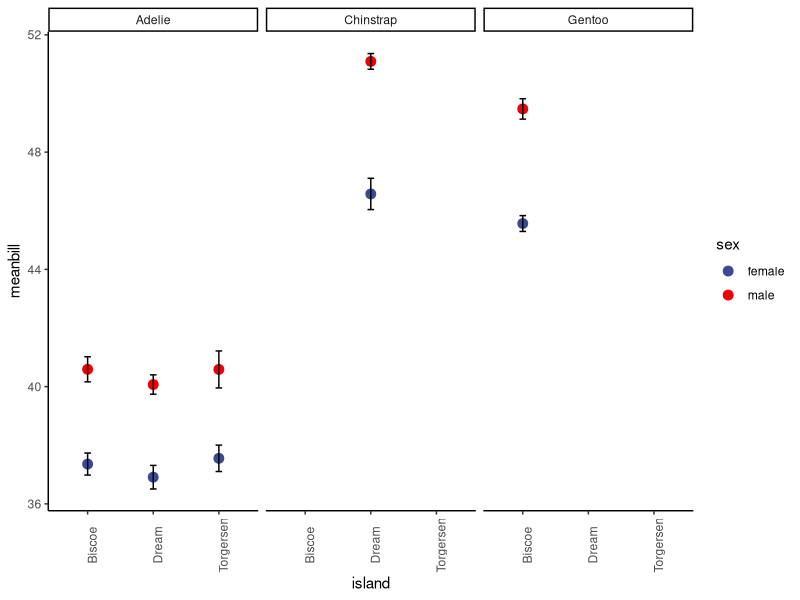

Write R code to recreate this figure.
## ---- chunk 1
#| warning: false
library(tidyverse)
library(palmerpenguins) #for practice data :)
## ---- chunk 2
head(penguins)

#pseudocode / logic: look at dataframe penguins AND THEN (%>%) select() species and bill length AND THEN (%>%) filter by chinstrap

pipepen<- penguins %>% #first step of the pipe is to call the orignal dataframe so we can modify it!
  select(species, bill_length_mm)%>% #selected our columns
  filter(species == 'Chinstrap') #filtered for chinstrap

head(pipepen) #it worked! We didn't have to mess with intermediate dataframes and we got exactly what we needed :)

## ---- chunk 3
mpgpercyl<-mtcars%>%
  group_by(cyl)%>% #group = cylinder 
  summarize(mean=mean(mpg),error=sd(mpg)) # a simple summarize with just mean and standard deviation

head(mpgpercyl)

## ---- chunk 4
mpgdf<-mtcars%>%
  filter(cyl=='4' , hp >100) %>% #filters mtcars to only include cars w/ 4 cylinders and hp greater than 100
  summarize(min = min(mpg), max = max(mpg), mean = mean(mpg), error=sd(mpg))

head(mpgdf)
## ---- chunk 5
head(penguins)

sumpens<- penguins %>%
  group_by(species, island, sex) %>%
  summarize(meanbill=mean(bill_length_mm), sd=sd(bill_length_mm), n=n(), se=sd/sqrt(n))%>%
  na.omit() #removes rows with NA values (a few rows would otherwise have NA in 'sex' due to sampling error in the field)

sumpens
## ---- chunk 6
library(ggsci)

pd=position_dodge(width=0.5)
ggplot(sumpens, aes(x=island, y=meanbill))+
  geom_point(data=sumpens, aes(x=island, y=meanbill, color=sex), size=3)+
  geom_errorbar(data=sumpens, aes(x=island, ymin=meanbill-se, ymax=meanbill+se),width=0.1)+
  theme_classic()+
  scale_color_aaas()+
  facet_wrap(~species)+
  theme(axis.text.x = element_text(angle = 90))

